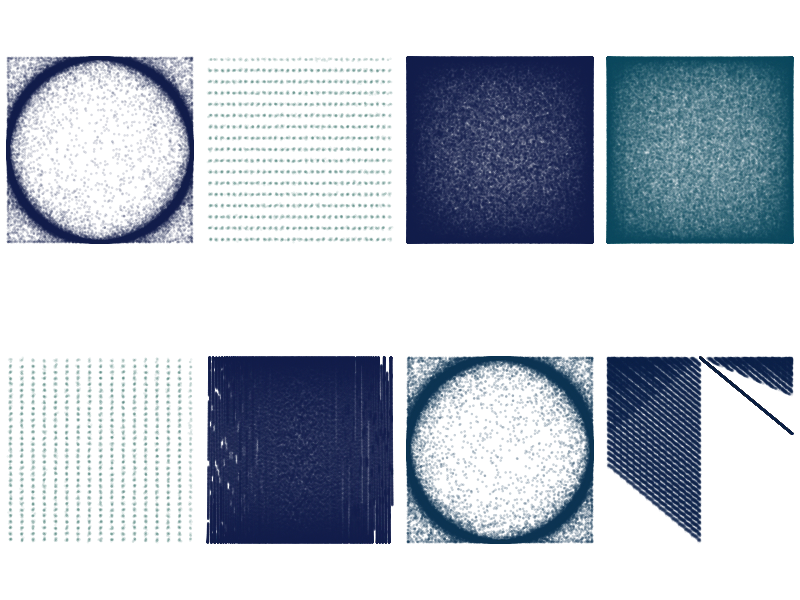

Source code (R):


set.seed(79)

par(mfrow=c(2,4), ann=FALSE, pty='s', cex=0.2, mai=c(.05,.05,.05,.05), mar=c(0.1, 0.1, 0.1, 0.1), oma=c(0,0,0,0))

x <- seq(-1300,1300, by=0.015)



ins <- seq(as.Date("2001-01-01"), as.Date("2017-06-30"), "days")
xx <- seq(as.Date("2003-01-01"), as.Date("2018-06-30"), "days")

a <- as.numeric(format(ins, "%d%m"))
b <- as.numeric(format(ins, "%Y%m"))

c <- as.numeric(format(xx, "%d%m"))
d <- as.numeric(format(xx, "%y"))

c <- a + rnorm(length(a), mean=12, sd=15)
d <- b + rnorm(length(b), mean=15, sd=5)
e <- b + rnorm(length(b), mean=5, sd=6)

plot(cos(e/x), sin(d/x), axes=FALSE, col=rgb(20, 32, 75, 45, max=255))
plot(c,d, axes=FALSE, col=rgb(20, 82, 75, 25, max=255))
plot(sin(d%%x), cos(d/x), axes=FALSE, col=rgb(20, 32, 75, 45, max=255))
plot(sin(c%%abs(x)), cos(d/x), axes=FALSE, col=rgb(20, 72, 95, 25, max=255))

plot(d,c, axes=FALSE, col=rgb(20, 82, 75, 25, max=255))
plot(sin(x/e), cos(d/x), axes=FALSE, col=rgb(20, 32, 75, 45, max=255))
plot(sin(e/x), cos(d/x), axes=FALSE, col=rgb(15, 52, 85, 65, max=255))
plot(sin(x/e), sqrt(acos((x%%c)/d)), axes=FALSE, col=rgb(20, 32, 75, 25, max=255))



# plot(sin(c*(log(x)*3)), cos(d*x), axes=FALSE, col=rgb(0, 125, 255, 75, max=255))
# plot(sin(a/x), cos(b*x), axes=FALSE, col=rgb(50, 100, 10, 75, max=255))
# plot(sin(c*x), sqrt(cos(d*2/x)), axes=FALSE, col=rgb(100, 100, 70, 75, max=255))
# plot(sin(c%/%x), cos(rnorm(length(d), mean=d, sd=d/4)/x), axes=FALSE, col=rgb(25, 25, 25, 75, max=255))
#

# plot(sin(c/x), cos(d*x), axes=FALSE, col=rgb(0, 0, 1, 0.5))
# 
# plot(sin(a/x), cos(b/x), axes=FALSE, col=rgb(0, 0, 1, 0.5))


# plot(sin(c%%x), cos(b%/%x), axes=FALSE, col=rgb(30, 15, 100, 75, max=255))
# plot(sin(c%/%x), cos(d/(x*1.05)), axes=FALSE, col=rgb(100, 125, 155, 75, max=255))
# plot(sin(a*abs(x)), sqrt(cos(d*x)), axes=FALSE, col=rgb(0, 125, 200, 75, max=255))
# plot(sin(c%%abs(x)), cos(d/x), axes=FALSE, col=rgb(20, 12, 55, 75, max=255))

# plot(sin(a/x), cos(b*abs(x)), axes=FALSE, col=rgb(0, 0, 1, 0.5))
# plot(sin(a*abs(x)), cos(b/x), axes=FALSE, col=rgb(0, 0, 1, 0.5))
# 
# plot(sin(c/x), cos(d*abs(x)), axes=FALSE, col=rgb(0, 0, 1, 0.5))
# 
# plot(sin(a/x), cos(b/abs(x)), axes=FALSE, col=rgb(0, 0, 1, 0.5))

# plot(sin(a%/%abs(x)), cos(b/x), axes=FALSE, col=rgb(0, 0, 1, 0.5))
# 
# plot(sin(c/x), cos(d/abs(x)), axes=FALSE, col=rgb(0, 0, 1, 0.5))